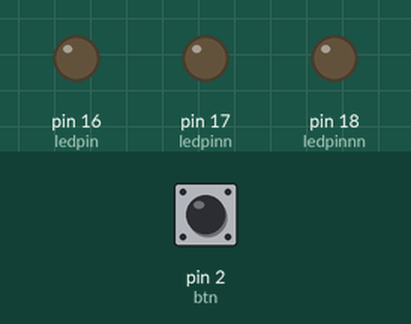
Simulated run of this sketch. Board: Arduino Uno, built with avr-gcc and run on an emulated ATmega328P. Parts: output pins drawn as LEDs (lit = HIGH). The test bench sets the inputs (shaded band); at power-on: pin 2 (btn) LOW. What the sketch prints to the serial monitor is not drawn.

Above: at 1.2 s.
1.3 s: pin 2 (btn) pulled HIGH for 1 s
At 1.84 s:
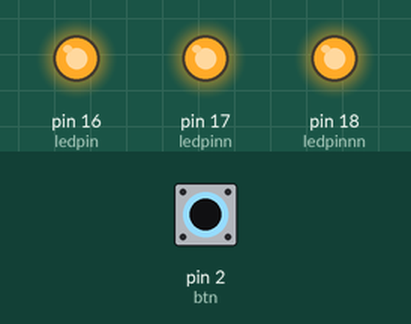
4.3 s: pin 2 (btn) pulled HIGH for 3.2 s
At 8.7 s:
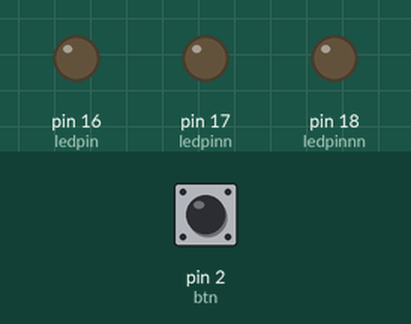
Timing chart, 0 to 10.2 s (numbered marks = the images above; inputs shaded):
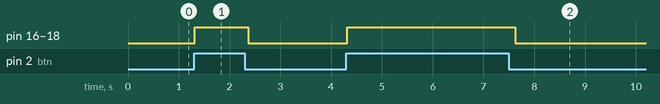

The sketch:

sketch_may10a.ino
```cpp
int btn = 2;
const int ledpin = 16;
const int ledpinn = 17;
const int ledpinnn = 18;

void setup() {
  pinMode(ledpin, OUTPUT);
  pinMode(ledpinn, OUTPUT);
  pinMode(ledpinnn, OUTPUT);

  Serial.begin(9600);
  pinMode(btn, INPUT);
  // put your setup code here, to run once:

}

void loop() {
  int  stat = digitalRead(btn);
  Serial.println(digitalRead(ledpin) );
  Serial.println(digitalRead(ledpinn) );
  Serial.println(digitalRead(ledpinnn) );
  if (stat ==1 ) {

    digitalWrite(16, HIGH);
    digitalWrite(17, HIGH);
    digitalWrite(18, HIGH);
    delay(150);
    digitalWrite(16, LOW);
    digitalWrite(17, LOW);
    digitalWrite(18, LOW);
  }
}
```

Measured:
- after the input at 1.3 s, pin 16 (ledpin), pin 17 (ledpinn), pin 18 (ledpinnn): LOW → HIGH at once, → LOW 1.1 s later
- after the input at 4.3 s, pin 16 (ledpin), pin 17 (ledpinn), pin 18 (ledpinnn): LOW → HIGH at once, → LOW 3.3 s later
